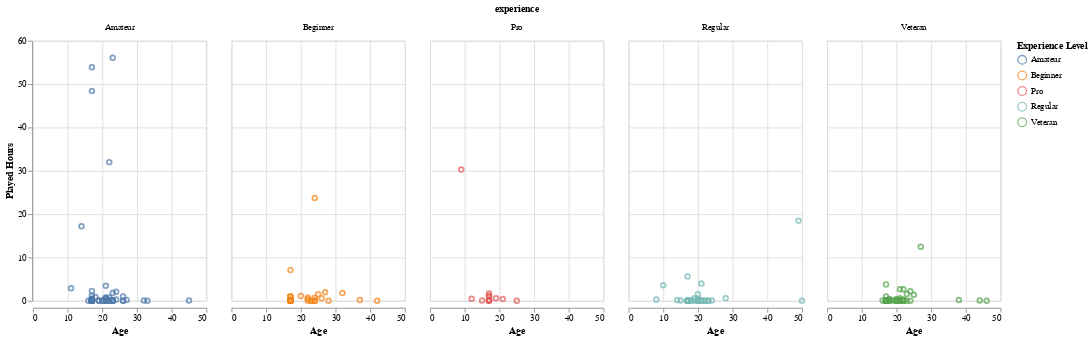

Here is the notebook cell this chart was saved with:
### Code cell
filtered_chart = alt.Chart(filtered_hrs_df).mark_point().encode(
    x=alt.X("age").title("Age"),
    y=alt.Y("played_hours").title("Played Hours"),
    color=alt.Color("experience").title("Experience Level")
).properties(width = 500)



# Facet by experience to make the visualization more clear.
facetted_chart = alt.Chart(filtered_hrs_df).mark_point().encode(
    x=alt.X("age").title("Age"),
    y=alt.Y("played_hours").title("Played Hours"),
    color=alt.Color("experience").title("Experience Level")
).properties(width = 200).facet("experience", columns = 5)

facetted_chart

### Figure 1 — Vega-Lite specification as saved in the notebook (floating-point values rounded to 4 significant figures; data arrays with more than 128 entries replaced by an {"elided": "..."} marker saying what was removed)
{"config": {"view": {"continuousWidth": 300, "continuousHeight": 300}}, "data": {"name": "data-a3e491051c3e8c69d9560208a2b617ad"}, "facet": {"field": "experience", "type": "nominal"}, "spec": {"mark": {"type": "point"}, "encoding": {"color": {"field": "experience", "title": "Experience Level", "type": "nominal"}, "x": {"field": "age", "title": "Age", "type": "quantitative"}, "y": {"field": "played_hours", "title": "Played Hours", "type": "quantitative"}}, "width": 200}, "columns": 5, "$schema": "https://vega.github.io/schema/vega-lite/v5.20.1.json", "datasets": {"data-a3e491051c3e8c69d9560208a2b617ad": {"elided": "190 records"}}}
